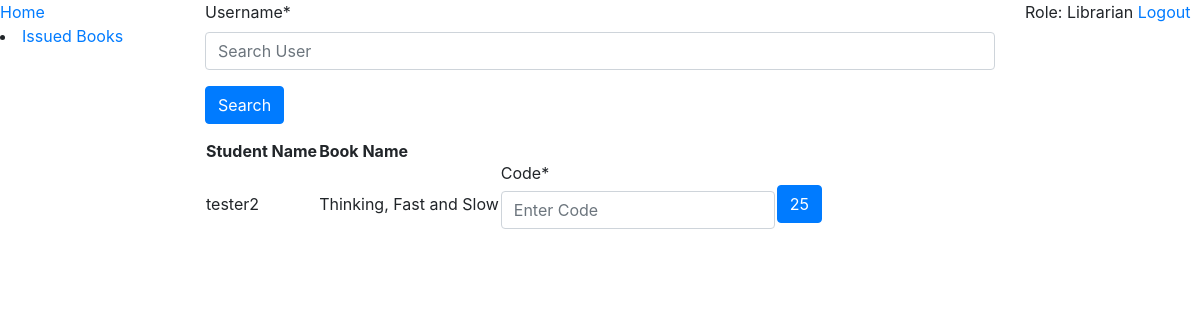
The app's page /librarian/ (signed in), older data.
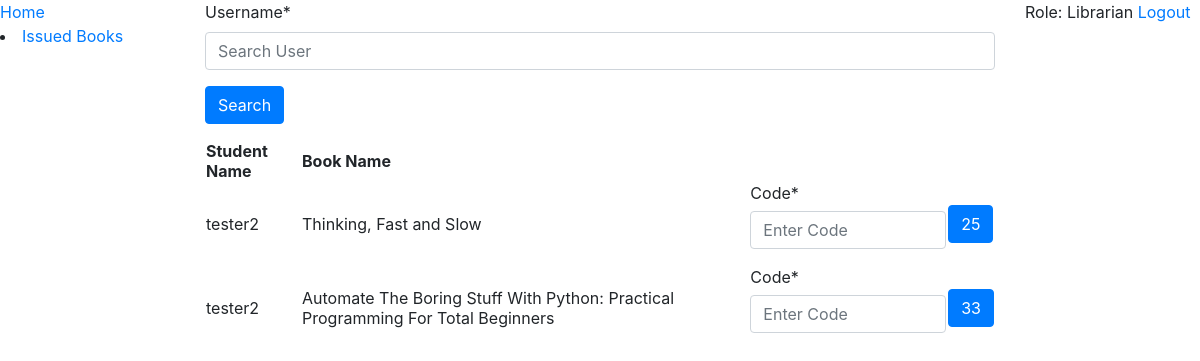
The same page, newer data.
### book_issue/models.py (models this page shows, shortened)
class TimeStampModel(models.Model):
    created = models.DateField(auto_now_add=True)
    class Meta:
        abstract = True

class BookIssueCode(TimeStampModel):
    user = models.ForeignKey(User, on_delete=models.CASCADE, related_name='user')
    book = models.ForeignKey('books.Book', on_delete=models.CASCADE, related_name='book')
    code = models.CharField(max_length=6)
    class Meta:
        permissions = (
            ("can_enter_code_to_issue_book", "can enter code to issue book"),
        )

### books/models.py (models this page shows, shortened)
class Book(models.Model):
    title = models.CharField(max_length=100)
    author_name = models.CharField(max_length=50)
    publisher_name = models.CharField(max_length=50, blank=True)
    pages = models.PositiveIntegerField(blank=True, null=True)
    pub_year = models.PositiveIntegerField()
    books_available = models.IntegerField()

### librarian/views.py (the view, shortened to what this page needs)
# urls.py: 2. Add a URL to urlpatterns:  path('', views.home, name='home')
@permission_required('book_issue.add_bookissuecode')
def home(request):
    book_issue_requests = BookIssueCode.objects.all().order_by('-created')
    search_form = SearchForm(request.GET or None)
    book_issue_code_form = BookIssueCodeForm()
    if search_form.is_valid():
        q = search_form.cleaned_data['username']
        return HttpResponseRedirect(reverse('librarian:search_result', kwargs={'q': q}))
    context = {'book_issue_requests': book_issue_requests, 'book_issue_code_form': book_issue_code_form,
               'search_form': search_form}
    return render(request, 'librarian/home.html', context)

### librarian/forms.py
class BookIssueCodeForm(forms.Form):
    code = forms.CharField(max_length=6, widget=forms.TextInput({'placeholder': 'Enter Code'}))

class SearchForm(forms.Form):
    username = forms.CharField(max_length=30, widget=forms.TextInput({'placeholder': 'Search User'}))

### librarian/templates/librarian/home.html (shortened to what this page needs)
{%extends 'librarian/base.html'%}
{%load crispy_forms_tags %}
{%block content%}
    <form method="get" action="{%url 'librarian:search' %}">
        {{search_form|crispy}}
        <input name="search" value="Search" class="btn btn-primary" type="submit">
    </form>
    <table>
        <tr>
            <th>Student Name</th>
            <th>Book Name</th>
        </tr>
        {%for book_issue_request in book_issue_requests%}
            <tr>
                <td>{{book_issue_request.user.username}}</td>
                <td>{{book_issue_request.book.title}}</td>
                <form method="post" action="{%url 'librarian:home'%}" class="form-inline">
                    <td>
                        {{book_issue_code_form|crispy}}
                    </td>
                    <td>
                        <input type="submit" name="check_code" value="{{book_issue_request.pk}}"
                               class="btn btn-primary" >
                    </td>
                </form>
            </tr>
        {%endfor%}
    </table>
{%endblock%}

Row changes from the older to the newer data that the page shows:
added BookIssueCode: user.username "tester2", book "Automate The Boring Stuff With Python: Practical Programming For Total Beginners", check_code "33"
